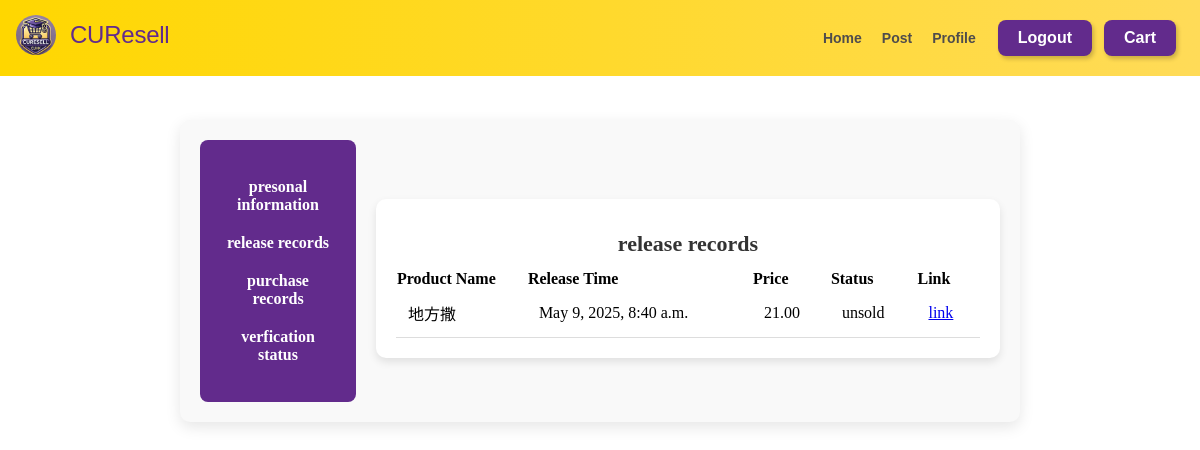
Before: /release_records/ (signed in) with the older database file.
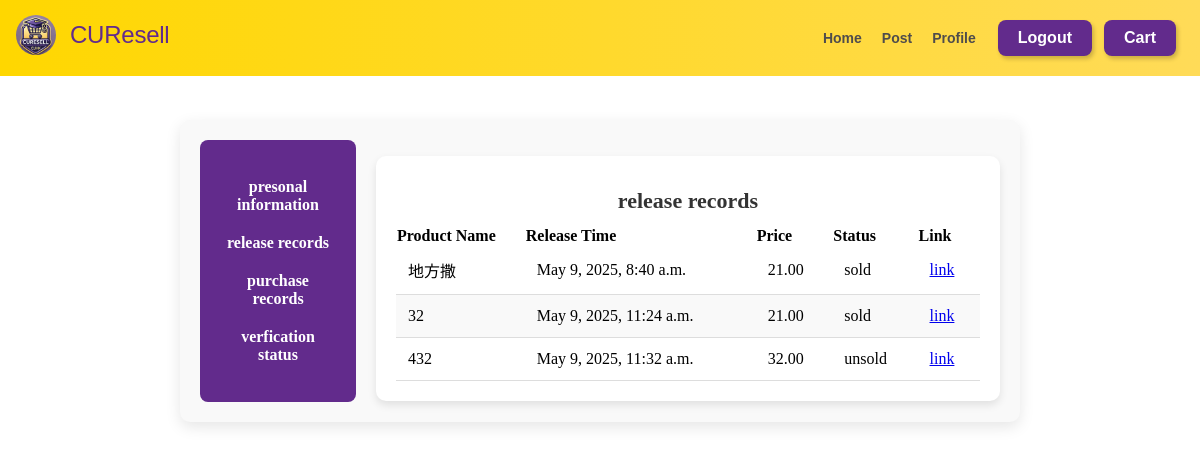
After: the same page with the newer database file.
### product/models.py (models this page shows, shortened)
class ProductInfo(models.Model):
    title = models.CharField(max_length=20)
    description = models.CharField(max_length=2000)
    picture = models.ImageField(upload_to='product')
    price = models.DecimalField(max_digits=10,decimal_places=2)
    posted_at = models.DateTimeField((u"Conversation Time"),  auto_now_add=True)
    isSold = models.BooleanField(default=False)
    seller = models.ForeignKey(UserInfo, on_delete=models.CASCADE, default='')
    product = ProdInfoManager()

### user/views.py (the view)
# urls.py: url(r'^release_records/$',views.release_records, name='release_records'),
def release_records(request):
    username = request.session.get('username')
    userinfo = UserInfo.objects.filter(username=username).first()
    if userinfo == None:
        context = { 'error_msg': 'please login first'}
        return render(request, 'release_records.html', context)
    else:
        all_products = ProductInfo.product.get_all()
        user_products=[]
        for product in all_products:
            if product.seller==userinfo:
                user_products.append(product)
        content={'products': user_products}
        return render(request, 'release_records.html', content)

### product/models.py (called while the page is built)
    def get_all(self):
        return super(ProdInfoManager, self).get_queryset()

### templates/release_records.html (shortened to what this page needs)
<!DOCTYPE html>
<html lang="en">
<head>
  <link rel="stylesheet" href="/static/css/post_prod.css">
  <link rel="stylesheet" href="/static/css/nav_bar.css">
  <link rel="stylesheet" href="/static/css/profile.css">
</head>
<body>
  {% include 'nav_bar.html' %}
    <div class="list">
      <div class="list_nav ">
          <ul class="list-group">
              <li class="list-group-item"><a onclick="goToProfile()">presonal information</a></li>
              <li class="list-group-item"><a onclick="goToReleaseRecords()">release records</a></li>
              <li class="list-group-item"><a onclick="goToPurchaseRecords()">purchase records</a></li>
              <li class="list-group-item"><a href="/send_code">verfication status</a></li>
          </ul>
      </div>
      <div class="list_body">
          <table class="table">
              <caption class="text-center">release records</caption>
                <thead>
                    <tr>
                        <th scope="col">Product Name</th>
                        <th scope="col">Release Time</th>
                        <th scope="col">Price</th>
                        <th scope="col">Status</th>
                        <th scope="col">Link</th>
                  <tbody>
                    {% for product in products %}
                    <tr>
                        <td>{{ product.title }}</td>
                        <td>{{ product.posted_at }}</td>
                        <td>{{ product.price }}</td>
                        {% if product.isSold %}
                          <td>sold</td>
                        {% else %}
                          <td>unsold</td>
                        {% endif %}
                        <td><a href="/detail/?title={{ product.title }}">link</a></td>
                    </tr>
                    {% endfor %}
                  </tbody>
              </table>
      </div>
  </div>
</body>
</html>

Changed rows visible on the page:
changed ProductInfo "地方撒": isSold "unsold" → "sold"
added ProductInfo: title "32", posted_at "May 9, 2025, 11:24 a.m.", price "21.00", isSold "sold"
added ProductInfo: title "432", posted_at "May 9, 2025, 11:32 a.m.", price "32.00", isSold "unsold"
